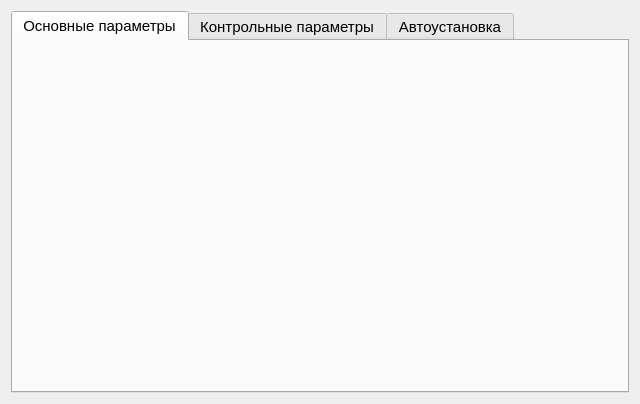
<?xml version="1.0" encoding="UTF-8"?>
<ui version="4.0">
 <class>SPRSettingsRentgenWidget</class>
 <widget class="QWidget" name="SPRSettingsRentgenWidget">
  <property name="geometry">
   <rect>
    <x>0</x>
    <y>0</y>
    <width>640</width>
    <height>404</height>
   </rect>
  </property>
  <property name="font">
   <font>
    <family>Tahoma</family>
    <pointsize>11</pointsize>
   </font>
  </property>
  <property name="windowTitle">
   <string>Form</string>
  </property>
  <layout class="QHBoxLayout" name="horizontalLayout_2">
   <item>
    <widget class="QTabWidget" name="tabWidget">
     <property name="statusTip">
      <string/>
     </property>
     <property name="currentIndex">
      <number>0</number>
     </property>
     <property name="iconSize">
      <size>
       <width>20</width>
       <height>20</height>
      </size>
     </property>
     <property name="tabsClosable">
      <bool>false</bool>
     </property>
     <property name="movable">
      <bool>true</bool>
     </property>
     <property name="tabBarAutoHide">
      <bool>false</bool>
     </property>
     <widget class="QWidget" name="tabMainParams">
      <property name="sizePolicy">
       <sizepolicy hsizetype="Minimum" vsizetype="Minimum">
        <horstretch>0</horstretch>
        <verstretch>0</verstretch>
       </sizepolicy>
      </property>
      <attribute name="icon">
       <iconset resource="icons.qrc">
        <normaloff>:/icons/algoritmSettings/rentgen/icons/AlgoripmSerrings_tabs/Rentgens/Rentgen_Settings_Main_1.png</normaloff>:/icons/algoritmSettings/rentgen/icons/AlgoripmSerrings_tabs/Rentgens/Rentgen_Settings_Main_1.png</iconset>
      </attribute>
      <attribute name="title">
       <string>Основные параметры</string>
      </attribute>
      <layout class="QHBoxLayout" name="horizontalLayout">
       <item>
        <widget class="SPRSettingsRentgenMainWidget" name="wSettingsRentgenMainWidget" native="true"/>
       </item>
      </layout>
     </widget>
     <widget class="QWidget" name="tabControlParams">
      <attribute name="icon">
       <iconset resource="icons.qrc">
        <normaloff>:/icons/algoritmSettings/rentgen/icons/AlgoripmSerrings_tabs/Rentgens/Rentgen_Settings_Controls_1.png</normaloff>:/icons/algoritmSettings/rentgen/icons/AlgoripmSerrings_tabs/Rentgens/Rentgen_Settings_Controls_1.png</iconset>
      </attribute>
      <attribute name="title">
       <string>Контрольные параметры</string>
      </attribute>
      <layout class="QVBoxLayout" name="verticalLayout_11">
       <item>
        <widget class="SPRSettingsRentgenControlWidget" name="wSettingsRentgenControlWidget" native="true"/>
       </item>
      </layout>
     </widget>
     <widget class="QWidget" name="tabAutoSettings">
      <property name="enabled">
       <bool>true</bool>
      </property>
      <attribute name="icon">
       <iconset resource="icons.qrc">
        <normaloff>:/icons/algoritmSettings/rentgen/icons/AlgoripmSerrings_tabs/Rentgens/Rentgen_Settings_Auto_1.png</normaloff>:/icons/algoritmSettings/rentgen/icons/AlgoripmSerrings_tabs/Rentgens/Rentgen_Settings_Auto_1.png</iconset>
      </attribute>
      <attribute name="title">
       <string>Автоустановка</string>
      </attribute>
      <layout class="QVBoxLayout" name="verticalLayout_12">
       <item>
        <widget class="SPRSettingsRentgenAutosetWidget" name="wSettingsRentgenAutoWidget" native="true"/>
       </item>
      </layout>
     </widget>
    </widget>
   </item>
  </layout>
 </widget>
 <customwidgets>
  <customwidget>
   <class>SPRSettingsRentgenMainWidget</class>
   <extends>QWidget</extends>
   <header>sprsettingsrentgenmainwidget.h</header>
   <container>1</container>
  </customwidget>
  <customwidget>
   <class>SPRSettingsRentgenControlWidget</class>
   <extends>QWidget</extends>
   <header>sprsettingsrentgencontrolwidget.h</header>
   <container>1</container>
  </customwidget>
  <customwidget>
   <class>SPRSettingsRentgenAutosetWidget</class>
   <extends>QWidget</extends>
   <header>sprsettingsrentgenautosetwidget.h</header>
   <container>1</container>
  </customwidget>
 </customwidgets>
 <resources>
  <include location="icons.qrc"/>
 </resources>
 <connections/>
</ui>
